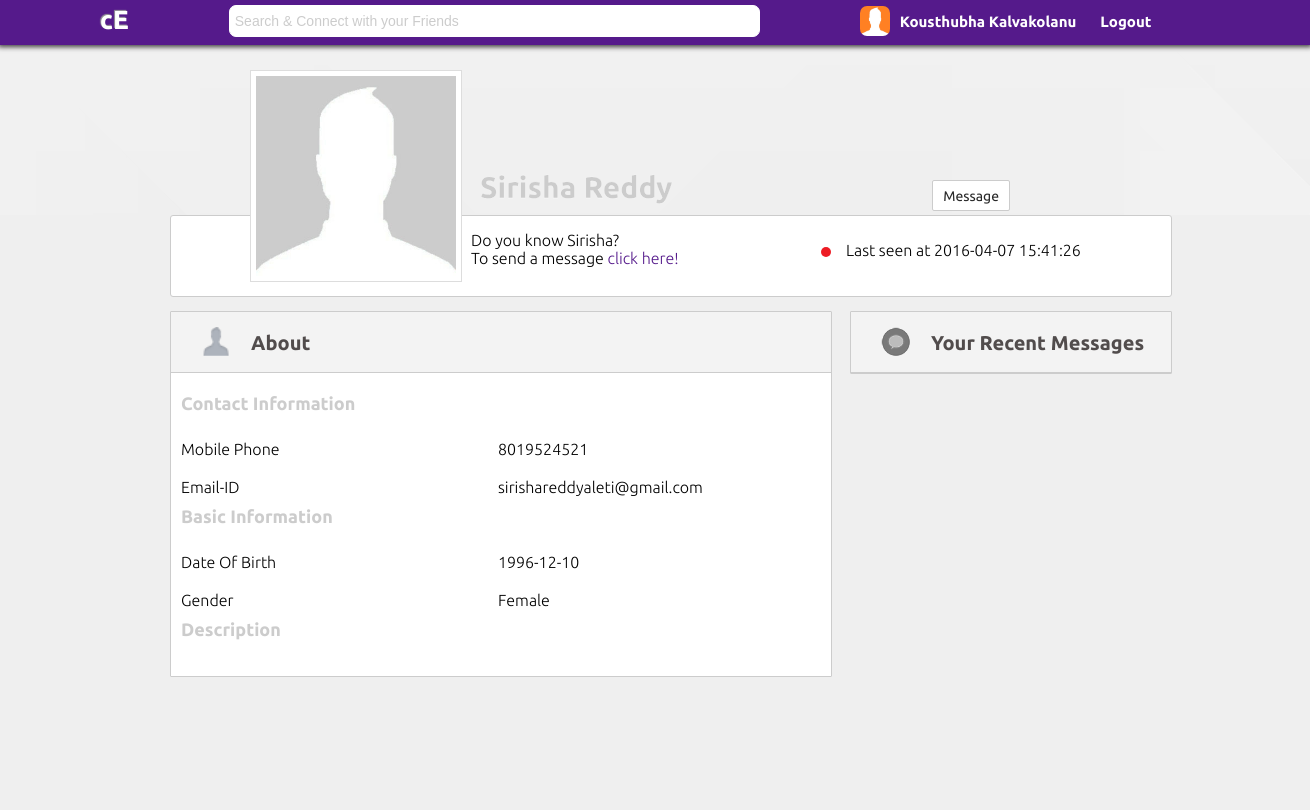
Page /main.php?user=sirishareddyaleti@gmail.com (signed in) on the committed database.
### tables this page shows
CREATE TABLE `user` (
  `id` int(11) NOT NULL,
  `firstname` varchar(150) NOT NULL,
  `lastname` varchar(150) NOT NULL,
  `email` varchar(200) NOT NULL,
  `mobile` varchar(10) NOT NULL,
  `dob` date NOT NULL,
  `password` varchar(50) NOT NULL,
  `gender` text NOT NULL,
  `joineddate` date NOT NULL,
  `msgtable` varchar(200) NOT NULL,
  `status` varchar(7) NOT NULL DEFAULT 'offline',
  `imgURL` varchar(150) NOT NULL DEFAULT 'UserContent/profile_00.jpg',
  `user_desc` text NOT NULL,
  `last_online` varchar(50) NOT NULL DEFAULT '0'
);

### main.php (the view, shortened to what this page needs)
<?php
$con = mysqli_connect(DB_HOST,DB_USER,DB_PASSWORD,DB_DATABASE);
if(mysqli_connect_errno()){
	die('Couldn\'t connect to database!');
}else{
	$user = $_GET['user'];
	$sql = "SELECT * FROM user WHERE email='$user'";
	$query = mysqli_query($con,$sql);
	if($query){
		$data = mysqli_fetch_assoc($query);
		$firstname = $data['firstname'];
		$lastname = $data['lastname'];
		$email = $data['email'];
		$mobile = $data['mobile'];
		$dob = $data['dob'];
		$imgURL = $data['imgURL'];
		$gender = $data['gender'];
		$desc = $data['user_desc'];
	}
}
?>
<!doctype html>
<html>
<head>
<link href="css/home.css" rel="stylesheet" media="screen" type="text/css" />
</head>
<body>
<div class="container" id="container">
<div class="header">
<div class="main_nav">
<div class="pic_holder" id="tilt"><div class="display_pic"><img src="<?php echo $imgURL;?>" width="200" height="200" id="display_pic"  onClick="openFile()"/></div></div>
<div class="display_name"><?php echo $firstname." ".$lastname;?></div>
<div class="button">
<?php
if($email==$_SESSION['email']){
	echo '<a href="update.php">Update Info</a>';
}else{
	echo '<a href="home.php?to='.$email.'">Message</a>';
}
?>
</div>
<div class="logo"><a href="main.php">cE</a></div>
<input type="text" id="search" name="search" onFocus="clearText(this)" onBlur="clearText(this)" value="Search & Connect with your Friends" style="margin:5px 0 0 100px; color:#CCC; font-size:14px; float:left;"/>
<div class="profile">
<a href="main.php">
<div class="profile_main">
<div class="profile_content"><img src="<?php echo $_SESSION['imgURL']?>" width="30" height="30"/></div>
<div class="profile_content2"><?php echo $_SESSION['firstname']." ".$_SESSION['lastname']?></div>
</div>
</a>
<div class="profile_content3"><a href="sinout.php">Logout</a></div>
</div>
</div>
</div>
<div class="content_main" id="content"  onClick="collapseSearch()">
<div class="display">
<div class="do_you_know">
<?php
if($email==$_SESSION['email']){
	echo 'To update your profile <a href="update.php">click here!</a>';
}else{
	echo 'Do you know '.$firstname.'?<br>To send a message <a href="home.php?to='.$email.'">click here!</a>';
}
?>
</div>
<div class="do_you_know2">
<?php
if($email!=$_SESSION['email']){
	$con = mysqli_connect(DB_HOST,DB_USER,DB_PASSWORD,DB_DATABASE);
	if(mysqli_connect_errno()){
		die('Couldn\'t connect to database!');
	}else{
		$sql = "SELECT status,last_online FROM user WHERE email='$email'";
		$query = mysqli_query($con,$sql);
		if($query){
			$row = mysqli_fetch_assoc($query);
			if($row['status']=='online'){
				echo 'Online  <div class="online"></div>';
			}else{
				echo 'Last seen at '.$row['last_online'].'  <div class="offline" style="margin:6px 15px 0 0;float:left;"></div>';
			}
		}else echo mysqli_error($con);
	}
}
?>
</div>
</div>
<div class="about_us">
<div class="page_header">
<div class="page_header_img"><img src="Images/user.png" width="30" height="30"></div>
<div class="page_title">About</div>
</div>
<div class="about_main">
<div class="about_title">Contact Information</div>
<div class="def">Mobile Phone</div><div class="value"><?php echo $mobile?></div>
<div class="def">Email-ID</div><div class="value"><?php echo $email?></div>
<div class="about_title">Basic Information</div>
<div class="def">Date Of Birth</div><div class="value"><?php echo $dob?></div>
<div class="def">Gender</div><div class="value"><?php echo $gender?></div>
<div class="about_title">Description</div>
<div class="value" style="width:97%"><?php echo $desc?></div>
</div>
</div>
<div class="recent_chats">
<div class="page_header">
<div class="page_header_img"><img src="Images/Messages-icon.png" width="30" height="30"></div>
<div class="page_title">Your Recent Messages</div>
</div>
</div>
</div>
</div>
</body>
</html>

### css/home.css (style rules this page uses)
body { width: 100%; color:#551A8B; margin:0; padding:0; font-size:18px; font-family: Ubuntu, Arial, "libra sans", sans-serif; }
.container { width: 100%; margin:0; padding:0; background:url(../Images/image-background-paper.png); }
.header { width: 100%; height: 45px; box-shadow:0px 0px 5px 2px rgba(0,0,0,0.75); margin:0; padding:0; background:#efefef; }
.main_nav { background: #551A8B; margin:0; padding:0; height:45px; font-size:16px; }
.logo { font-size:26px; color:#FFFFFF; font-weight:bold; float:left; margin:5px 0 0 100px; text-shadow:-1px -1px 1px #999; }
.logo a { color:#FFF; text-decoration:none; }
.profile_content { height:30px; color:#FFF; margin:6px 10px 0 100px; float:left; }
.profile_content img { border-radius:7px; }
.profile_main { border-radius:5px; }
.profile_content2 { height:35px; color:#FFF; font-size:15px; margin:13px 14px 0 0px; float:left; font-weight:bold; }
.profile_content3 { height:35px; color:#FFF; font-size:15px; margin:13px 14px 0 10px; float:left; font-weight:bold; }
.profile_content3 a { color:#FFF; text-decoration:none; }
.profile { height:35px; margin:0 0 0 100px; width:1200px; }
.main_nav input[type="text"] { width:40%; height:30px; color:#CCC; border:1px solid #FFF; border-radius:7px; padding:0 0 0 5px; }
.offline { background:url(../Images/status_off.png); border-radius:25px; height:10px; width:10px; float:left; margin:17px; }
.content_main { background:#efefef; color:#551A8B; font-size:16px; font-weight:200; width:100%; min-height:595px; }
.button { background:#FFF; border:1px solid #CCC; border-radius:2px; height:15px; color:#4f4f4f; font-size:14px; font-weight:400; padding:7px 10px; text-align:center; position:absolute; top:180px; right:300px; }
.button a { color:#282828; text-decoration:none; }
.display { width:1000px; height:80px; margin:170px 0 0 170px;; background:#FFF; border:1px solid #CCC; border-radius:3px; }
#display_pic { width:200px; height:200px; border:5px solid #FFF; }
.pic_holder { border:1px solid #ddd; position:absolute; top:70px; left:250px; width:210px; height:210px; }
.display_name { color:#ccc; font-weight:bold; font-size:30px; position:absolute; top:170px; left:480px; -webkit-text-stroke:0.3px #fcfcfc; }
#tilt { -webkit-transition: all 0.5s ease; -moz-transition: all 0.5s ease; -o-transition: all 0.5s ease; -ms-transition: all 0.5s ease; transition: all 0.5s ease; }
.do_you_know { width:300px; height:60px; margin:15px 0 0 300px; color:#000; float:left; }
.do_you_know2 { width:300px; height:60px; margin:25px 0 0 50px; color:#000; float:left; }
.do_you_know a { color:#551A8B; text-decoration:none; }
.about_us { width:660px; margin:10px 0 0 170px; background:#FFF; border:1px solid #CCC; border-radius:1px; float:left; }
.about_main { width:100%; float:left; }
.about_title { color:#CCC; margin:20px 0 0 10px; font-size:18px; font-weight:bold; }
.def { float:left; font-size:16px; color:#000; width:45%; padding:10px; }
.value { width:45%; float:left; font-size:16px; color:#000; padding:10px; }
.recent_chats { width:320px; margin:10px 0 0 18px; background:#FFF; border:1px solid #CCC; border-radius:1px; float:left; }
.page_header { width:100%; border-bottom:1px solid #CCC; height:60px; background:#f3f3f3; float:left; }
.page_header_img { width:30px; height:30px; margin:15px 10px 0 30px; float:left; }
.page_title { margin:19px 10px; float:left; font-size:20px; color:#514c4c; font-weight:bold; text-align:center; }

### rows in the picture
user: imgURL (picture), firstname "Sirisha", lastname "Reddy", last_online "2016-04-07 15:41:26", mobile "8019524521", email "sirishareddyaleti@gmail.com", dob "1996-12-10", gender "Female"

### other values in the picture
$_SESSION['firstname'] "Kousthubha"
$_SESSION['lastname'] "Kalvakolanu"
